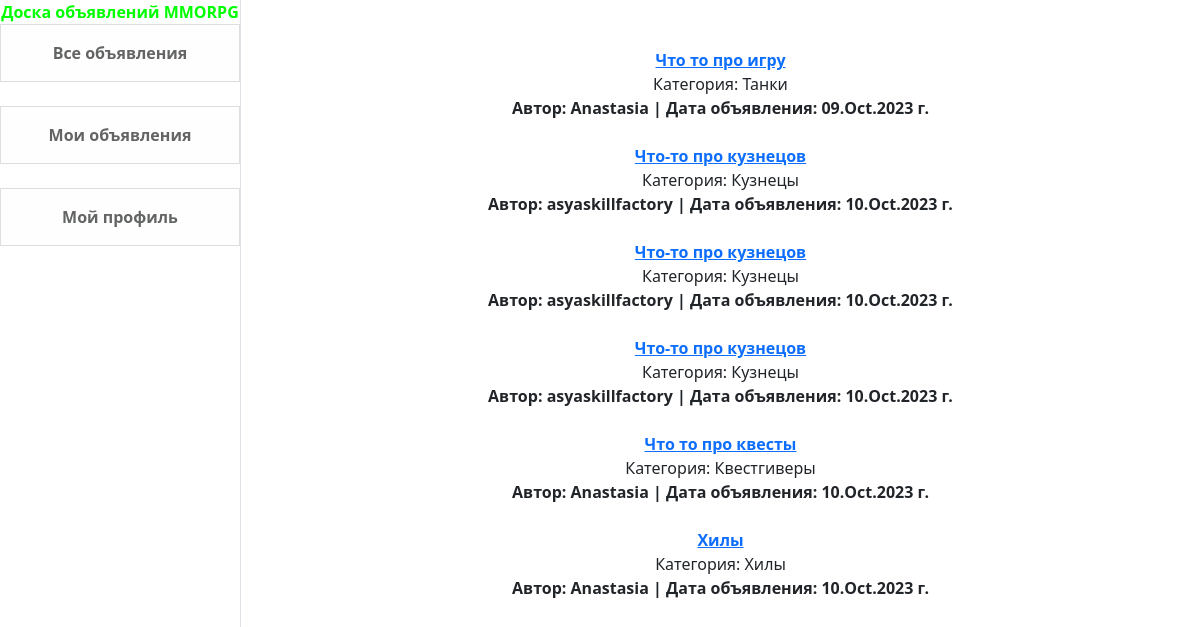
The page /startpage/ on the database its author committed.
### Composition/models.py (models this page shows, shortened)
class Advert(models.Model):
    author = models.ForeignKey(User, on_delete=models.CASCADE)
    CATEGORY = (
        ('tanks', 'Танки'),
        ('healers', 'Хилы'),
        ('dd', 'ДД'),
        ('traders', 'Торговцы'),
        ('gild_masters', 'Гилдмастеры'),
        ('quest_givers', 'Квестгиверы'),
        ('blacksmiths', 'Кузнецы'),
        ('tanners', 'Кожевники'),
        ('potion_makers', 'Зельевары'),
        ('spell_masters', 'Мастера заклинаний'))
    category = models.CharField(max_length=16, choices=CATEGORY, verbose_name='Категория', default='tanks')
    createDate = models.DateTimeField(auto_now_add=True)
    title = models.CharField(max_length=128, verbose_name='Название')
    text = models.TextField()
    upload = models.FileField(upload_to='uploads/', null=True, blank=True)

### Composition/views.py (the view)
# urls.py: path('startpage/', StartPage.as_view(), name='start_page'),
class StartPage(ListView):
    model = Advert
    template_name = 'startpage.html'
    context_object_name = 'adverts'

### templates/startpage.html (shortened to what this page needs)
{% extends 'flatpages/default.html' %}
{% load static %}
{% block content %}
    <br><br>
    {% if adverts %}
        {% for advert in adverts %}
            <a href="/advert/{{ advert.id }}" ><b>{{ advert.title }}</b></a><br>
                Категория: {{ advert.get_category_display }}
                <br/>
            <span><b>Автор:  {{ advert.author }} |
                Дата объявления: {{ advert.createDate|date:'d.M.Y' }} г.</b></span><br><br>
        {% endfor %}
    {% else %}
        <br><br>
        <h2>Объявлений нет!</h2>
    {% endif %}
{% endblock content %}

### templates/flatpages/default.html (shortened to what this page needs)
<!DOCTYPE html>
{% load static %}
<html lang="en">
    <head>
        <link href="{% static 'css/styles.css' %}" rel="stylesheet" />
    </head>
    <body>
        <div class="d-flex" id="wrapper">
            <div class="border-end bg-white" id="sidebar-wrapper">
                <div style="text-align: center;">
                    <span style="color: #00ff00;">
                        <strong> Доска объявлений MMORPG </strong>
                    </span>
                </div>
                <div class="list-group list-group-flush">
                    <div style="text-align: center;">
                        <span style="color: #00ff00;">
                            <strong>
                                <a class="list-group-item list-group-item-action list-group-item-light p-3" href="http://127.0.0.1:8000/startpage/#!">Все объявления</a>
                                <span>&nbsp;</span>
                                <a class="list-group-item list-group-item-action list-group-item-light p-3" href="http://127.0.0.1:8000/responses/#!">Мои объявления</a>
                                <span>&nbsp;</span>
                                <a class="list-group-item list-group-item-action list-group-item-light p-3" href="http://127.0.0.1:8000/accounts/profile#!">Мой профиль</a>
                                <span>&nbsp;</span>
                            </strong>
                        </span>
                    </div>
                </div>
            </div>
            <div id="page-content-wrapper">
                <div class="container">
                    <div class="row">
       <div class="col-lg-12 text-center">
           {% block content %}{% endblock content %}
       </div>
   </div>
</div>
            </div>
        </div>
    </body>
</html>

### rows shown on the page
Advert: title "Что то про игру", category "Танки", author "Anastasia", createDate "09.Oct.2023"
Advert: title "Что-то про кузнецов", category "Кузнецы", author "asyaskillfactory", createDate "10.Oct.2023"
Advert: title "Что-то про кузнецов", category "Кузнецы", author "asyaskillfactory", createDate "10.Oct.2023"
Advert: title "Что-то про кузнецов", category "Кузнецы", author "asyaskillfactory", createDate "10.Oct.2023"
Advert: title "Что то про квесты", category "Квестгиверы", author "Anastasia", createDate "10.Oct.2023"
Advert: title "Хилы", category "Хилы", author "Anastasia", createDate "10.Oct.2023"
